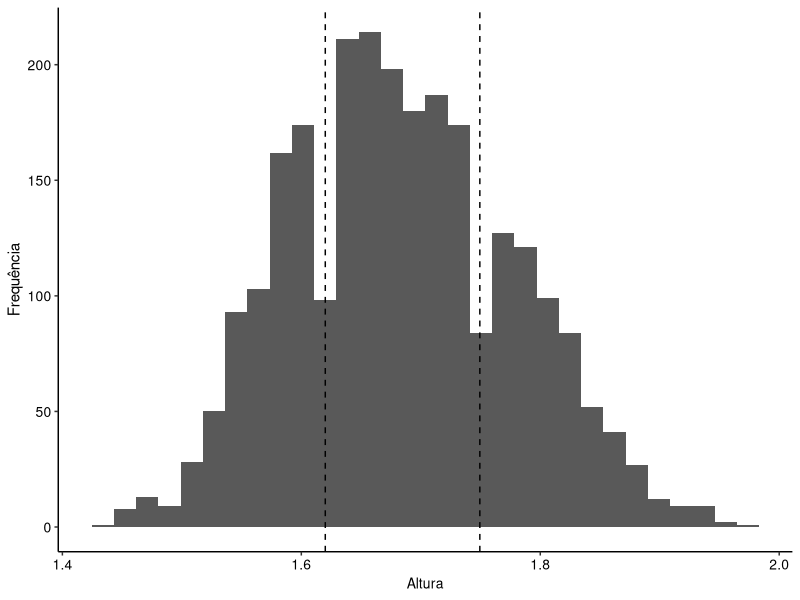
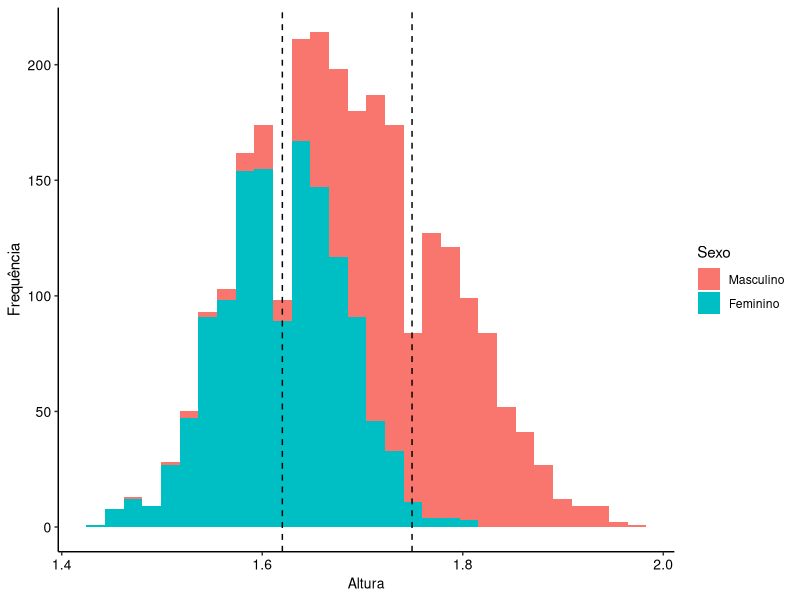
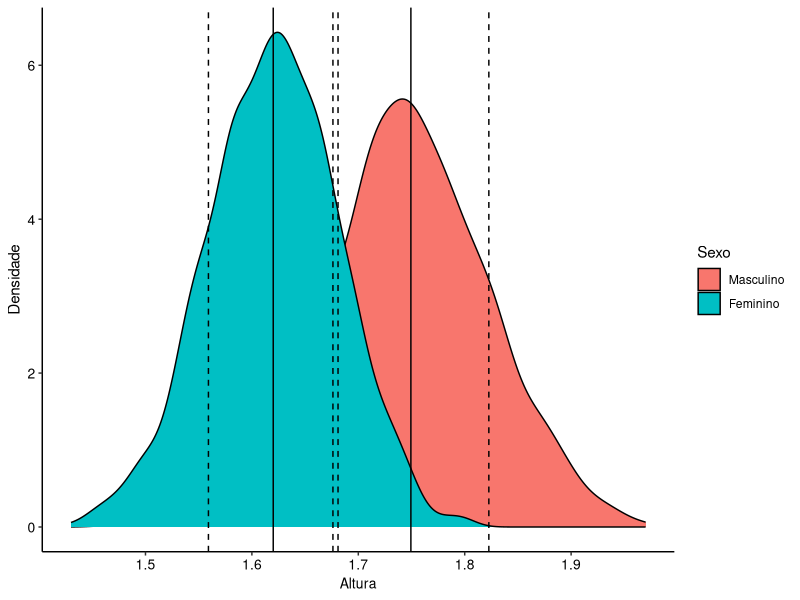
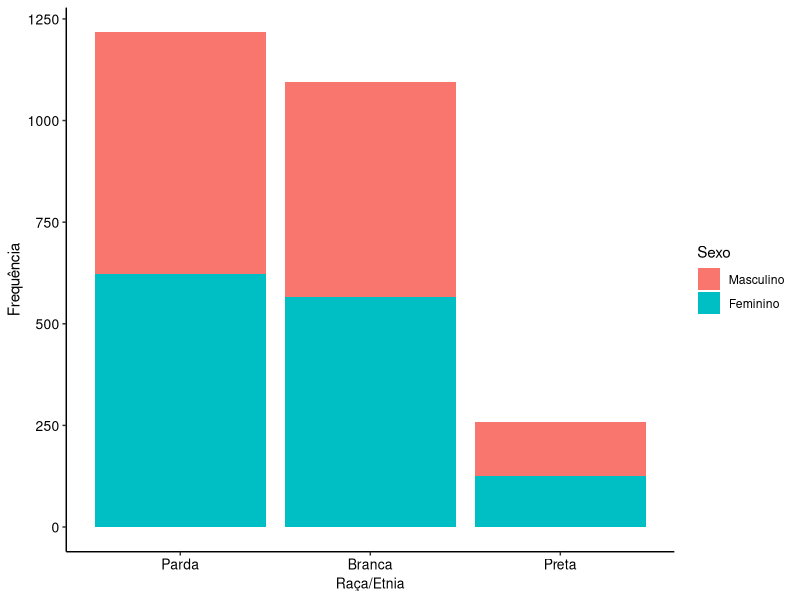
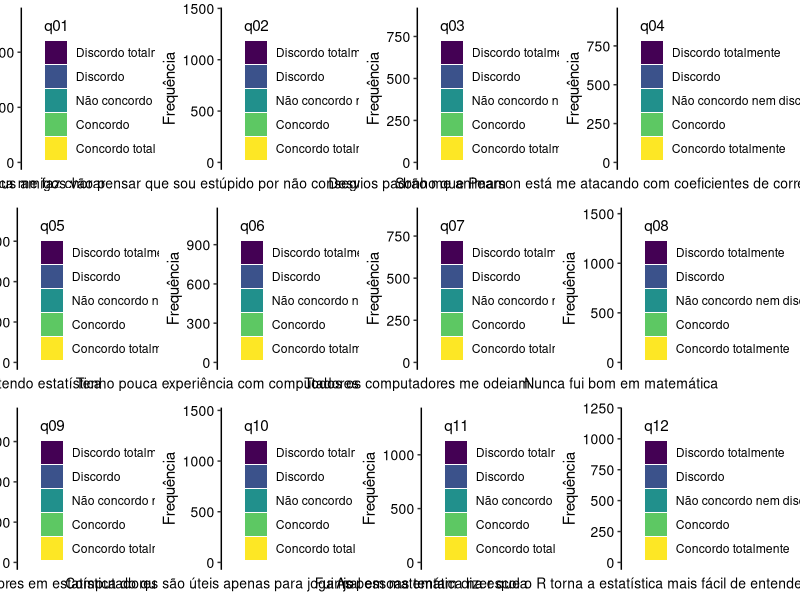
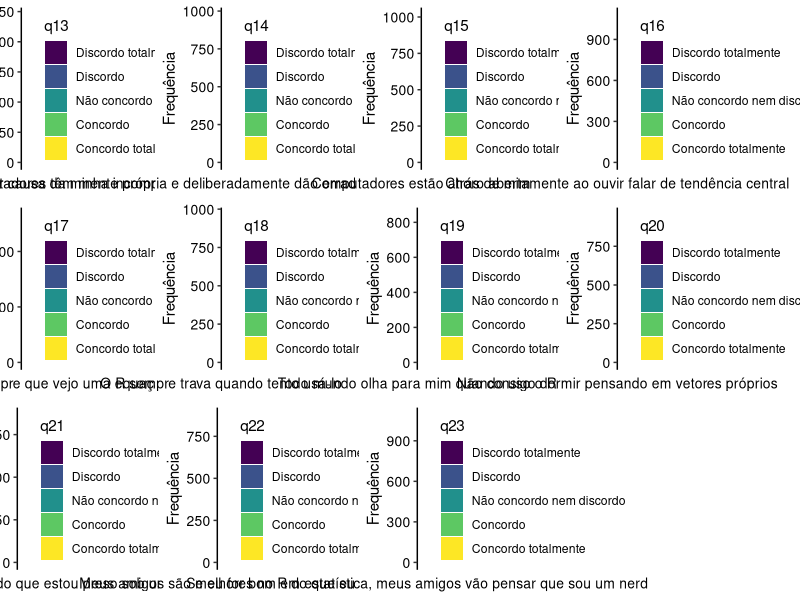
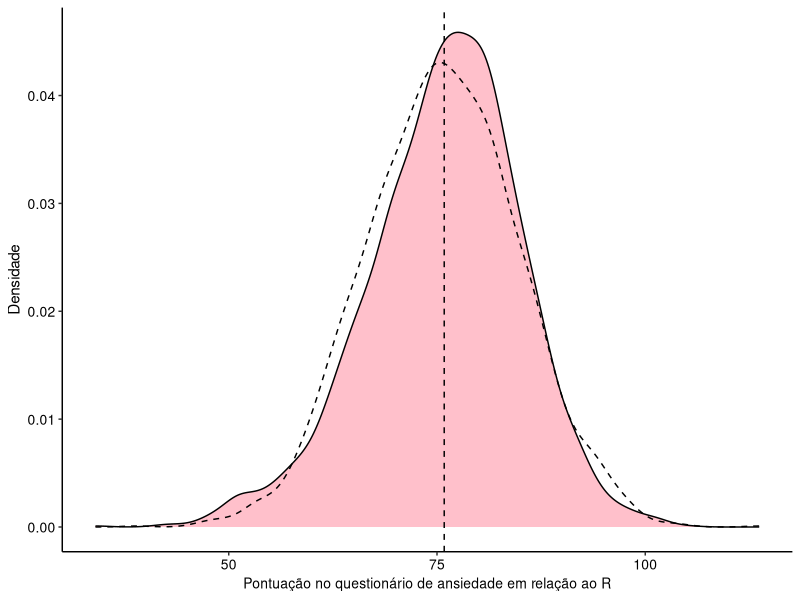

Here is the R script that generated these plots, in order:
# Carrega pacotes necessários
library(tidyverse); library(haven)

# Importa o banco de dados do tipo .sav, utilizado pelo programa SPSS
saq_df <- haven::read_sav(file = "aulas/aula_5_estatistica_descritiva/data/SAQ_mod.sav")

# Visualiza o banco
glimpse(saq_df)

# Carrega o pacote
library(sjlabelled)

# Mostra a descrição de cada variável do banco, se houver
sjlabelled::get_label(saq_df)

# Mostra os tipos de respostas para cada variável, se houver (note que aqui a função é diferente, pois labels está no plural)
# Selecionei apenas variáveis de interesse para reduzir o tamanho do output
saq_df |> 
  dplyr::select(sexo, raca_etnia, q01) |> 
  sjlabelled::get_labels()

# Podemos também visualizar os valores numéricos que estão representando os tipos de resposta para cada variável
saq_df |> 
  dplyr::select(sexo, raca_etnia, q01) |> 
  sjlabelled::get_values()


# Como exemplo, vamos utilizar as duas funções juntas para a variável sexo,
saq_df |> 
  dplyr::select(sexo) |> 
  sjlabelled::get_labels()

saq_df |> 
  dplyr::select(sexo) |> 
  sjlabelled::get_values() 

# Acessando diretamente o atributo "labels" do objeto, conseguimos visualizar os valores numéricos e os tipos de resposta simultaneamente.
saq_df |> 
  pull(sexo) |> 
  attr(which = "labels")

saq_df |> 
  dplyr::select(q01) |>
  pull() |> 
  attr(which = "labels")

# Checa se há dados faltantes no banco de dados em cada coluna do questionário
saq_df |> 
  dplyr::select(q01:q23) |> 
  filter(if_any(everything(), ~ .x == 9)) |> 
  dim()

# Checa se há dados faltantes no banco de dados em cada coluna do questionário

saq_df |> 
  summarise(across(q01:q23, ~ 9 %in% .x)) |> 
  glimpse()

factor_saq <- saq_df |> 
  mutate(
    across(c(sexo, raca_etnia, q01:q23), haven::as_factor), 
    across(c(q01:q23), forcats::fct_rev),
    across(c(q01:q23), ordered)
  ) 

glimpse(factor_saq)

factor_saq |> 
  pull(q01) |> 
  get_labels()

# Convertendo as variáveis do questionário em números e visualizando

factor_saq |> 
  mutate(sexo = as.numeric(sexo)) |> 
  pull(sexo) |> 
  unique()

# Calculando a média de altura nos indivíduos do banco de dados
factor_saq |> 
  dplyr::summarise(mean = mean(altura))

# Calculando média de altura por sexo
factor_saq |> 
  dplyr::group_by(sexo) |> 
  dplyr::summarise(media = mean(altura), mediana = median(altura))

average_heights <- factor_saq |> 
  group_by(sexo) |> 
  summarise(mean = mean(altura)) |> 
  pull()

# Histograma sem grupo
factor_saq |> 
  ggplot(aes(x = altura)) +
  geom_histogram() +
  geom_vline(xintercept = average_heights, linetype = "dashed") +
  xlab("Altura") +
  ylab("Frequência") +
  theme_bw() +
  theme(panel.border = element_blank(),
        panel.background = element_blank(),
        panel.grid.major = element_blank(), 
        panel.grid.minor = element_blank(), 
        axis.line = element_line(colour = "black"),
        axis.text.y = element_text(size = 10, colour = "black"),
        axis.text.x.bottom = element_text(size = 10, colour = "black"),
        axis.title.x = element_text(size = 10, colour = "black"))

# Histograma por sexo
factor_saq |> 
  ggplot(aes(x = altura, fill = sexo)) +
  geom_histogram() +
  geom_vline(xintercept = average_heights, linetype = "dashed") +
  labs(fill = "Sexo") +
  xlab("Altura") +
  ylab("Frequência") +
  theme_bw() +
  theme(panel.border = element_blank(),
        panel.background = element_blank(),
        panel.grid.major = element_blank(), 
        panel.grid.minor = element_blank(), 
        axis.line = element_line(colour = "black"),
        axis.text.y = element_text(size = 10, colour = "black"),
        axis.text.x.bottom = element_text(size = 10, colour = "black"),
        axis.title.x = element_text(size = 10, colour = "black"))

## Outras medidas de posição

# Cálculo de exemplo do primeiro decil, primeiro quartil e percentil 99
factor_saq |> 
  dplyr::group_by(sexo) |> 
  dplyr::summarise(primeiro_decil = quantile(altura, prob = .1), primeiro_quartil =quantile(altura, prob = .25), percentil_99 = quantile(altura, prob = .99))

# Vamos calcular as métricas acima para o nosso a altura dos indivíduos em nosso banco de dados

factor_saq |> 
  dplyr::group_by(sexo) |> 
  dplyr::summarise(variancia = var(altura), desvio_padrao = sd(altura), amplitude = max(altura) - min(altura), distancia_interquartil = IQR(altura))

sd_h <- factor_saq |> 
  group_by(sexo) |> 
  summarise(sd = sd(altura)) |> 
  pull()

factor_saq |> 
  ggplot(aes(x = altura, fill = sexo)) +
  geom_density() +
  geom_vline(xintercept = average_heights) +
  geom_vline(xintercept = c(average_heights-sd_h, average_heights+sd_h), linetype = "dashed") +
  labs(fill = "Sexo") +
  xlab("Altura") +
  ylab("Densidade") +
  theme_bw() +
  theme(panel.border = element_blank(),
        panel.background = element_blank(),
        panel.grid.major = element_blank(), 
        panel.grid.minor = element_blank(), 
        axis.line = element_line(colour = "black"),
        axis.text.y = element_text(size = 10, colour = "black"),
        axis.text.x.bottom = element_text(size = 10, colour = "black"),
        axis.title.x = element_text(size = 10, colour = "black"))

# Descrevendo variáveis categóricas

## Tabela de contingência e gráfico em barras

# Cria tabela de contingência para a variável raca_etnia
factor_saq |> 
  dplyr::group_by(sexo) |> 
  dplyr::pull(raca_etnia) |> 
  base::table() 

# Cria gráfico de barras por sexo
factor_saq |> 
  mutate(raca_etnia = forcats::fct_relevel(raca_etnia, "Parda", "Branca", "Preta")) |> 
  ggplot(aes(x = raca_etnia, fill = sexo)) +
  geom_bar() +
  labs(fill = "Sexo") +
  ylab("Frequência") +
  xlab("Raça/Etnia") +
  theme_bw() +
  theme(panel.border = element_blank(),
        panel.background = element_blank(),
        panel.grid.major = element_blank(), 
        panel.grid.minor = element_blank(), 
        axis.line = element_line(colour = "black"),
        axis.text.y = element_text(size = 10, colour = "black"),
        axis.text.x.bottom = element_text(size = 10, colour = "black"),
        axis.title.x = element_text(size = 10, colour = "black"))

library(gridExtra)

# Gera gráfico de barras para todas as variáveis do questionário

quest_items <- names(factor_saq)[7:29]

plots <- list()

for(var in quest_items) {
  plot <- factor_saq |> 
    ggplot(aes(x = .data[[var]], fill = .data[[var]])) +
    geom_bar() +
    xlab(get_label(saq_df[[var]])) +
    ylab("Frequência") +
    theme_bw() +
    theme(panel.border = element_blank(),
          panel.background = element_blank(),
          panel.grid.major = element_blank(), 
          panel.grid.minor = element_blank(), 
          axis.line = element_line(colour = "black"),
          axis.text.y = element_text(size = 10, colour = "black"),
          axis.text.x.bottom = element_blank(),
          axis.ticks.x=element_blank(),
          axis.title.x = element_text(size = 10, colour = "black"))
  
  plots[[var]] <- plot
}

# Cria graficos em um unico canvas
grid.arrange(
  plots$q01, 
  plots$q02,
  plots$q03,
  plots$q04,
  plots$q05,
  plots$q06,
  plots$q07,
  plots$q08,
  plots$q09,
  plots$q10,
  plots$q11,
  plots$q12,
  ncol = 4, 
  nrow = 3
)

grid.arrange(
  plots$q13,
  plots$q14,
  plots$q15,
  plots$q16,
  plots$q17,
  plots$q18,
  plots$q19,
  plots$q20,
  plots$q21,
  plots$q22,
  plots$q23,
  ncol = 4, 
  nrow = 3
)

# Cria nova coluna representando pontuação para o questionário
factor_saq <- factor_saq |> 
  mutate(across(q01:q23, as.numeric)) |> 
  rowwise() |> 
  mutate(ansiedade_r = sum(c(q01,q02,q03,q04,q05,q07,q07,q08,q09,q10,q11,q12,q13,q14,q15,q16,q17,q18,q19,q20,q21,q22,q23)))


# Estatísticas descritivas para a pontuação do questionário
factor_saq |> 
  group_by() |> 
  dplyr::summarise(media = mean(ansiedade_r), desvio_padrao = sd(ansiedade_r), maior_pontuação = max(ansiedade_r), menor_pontuação = min(ansiedade_r), distancia_interquartil = IQR(ansiedade_r))

# Cria novo gráfico de densidade para a variável ansiedade_r
factor_saq |> 
  ggplot(aes(x = ansiedade_r)) +
  geom_density(fill = "pink") +
  geom_density(aes(x=rnorm(2571, mean = 75.9, sd = 9.15)), linetype = "dashed") +
  geom_vline(xintercept = mean(factor_saq$ansiedade_r), linetype = "dashed") +
  xlab("Pontuação no questionário de ansiedade em relação ao R") +
  ylab("Densidade") +
  theme_bw() +
  theme(panel.border = element_blank(),
        panel.background = element_blank(),
        panel.grid.major = element_blank(), 
        panel.grid.minor = element_blank(), 
        axis.line = element_line(colour = "black"),
        axis.text.y = element_text(size = 10, colour = "black"),
        axis.text.x.bottom = element_text(size = 10, colour = "black"),
        axis.title.x = element_text(size = 10, colour = "black"))
